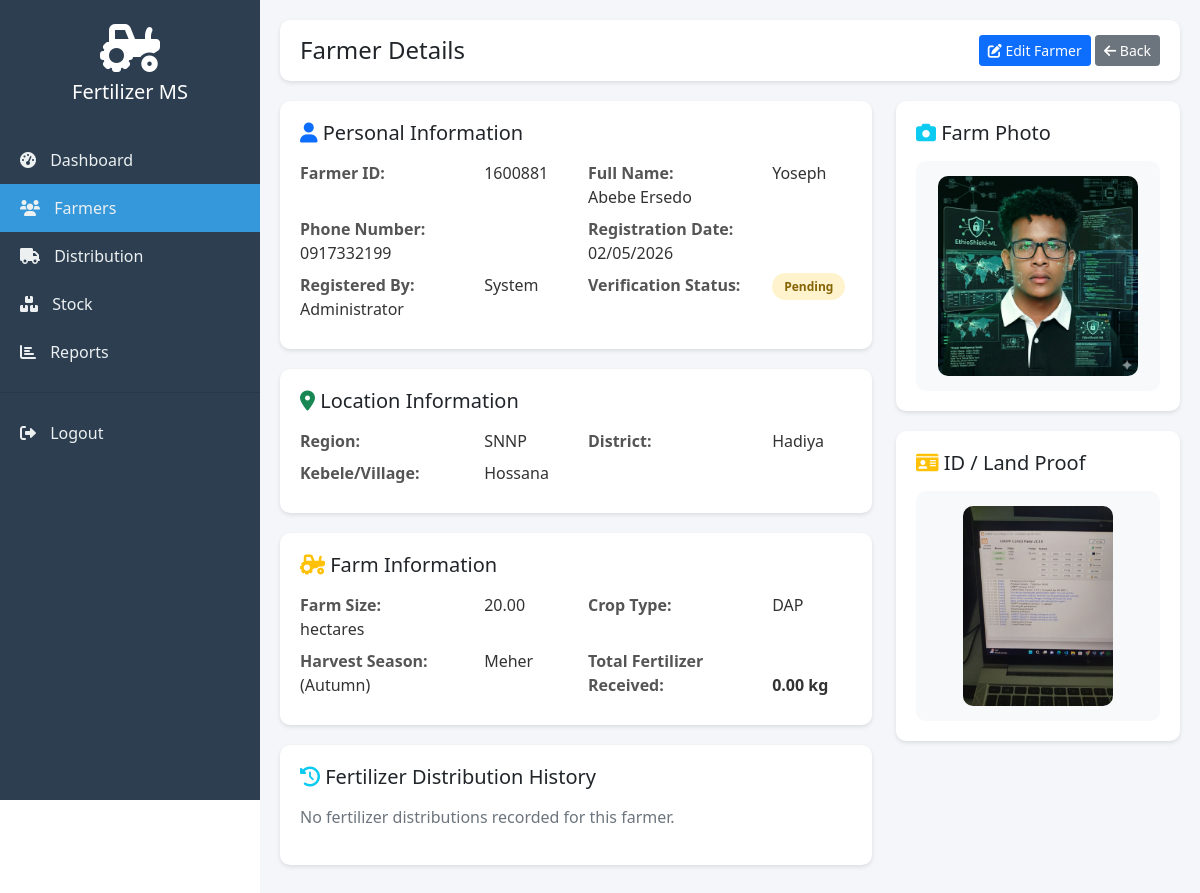
Before: /admin/view_farmer.php?id=6 (signed in) with the older database file.
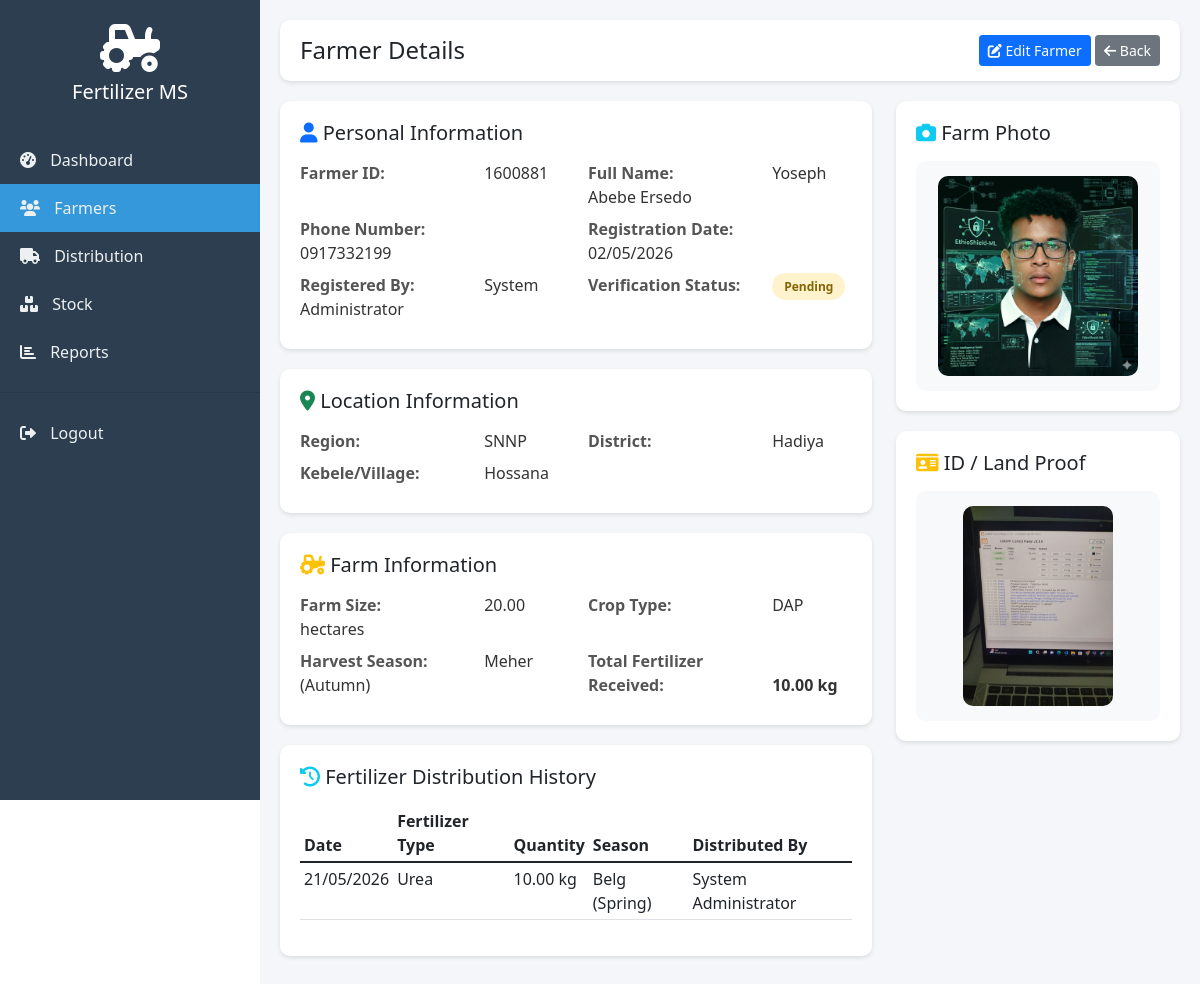
After: the same page with the newer database file.
### tables this page shows
CREATE TABLE `farmers` (
  `id` int(11) NOT NULL AUTO_INCREMENT,
  `farmer_id` varchar(50) NOT NULL,
  `full_name` varchar(100) NOT NULL,
  `region` varchar(100) NOT NULL,
  `district` varchar(100) NOT NULL,
  `kebele` varchar(100) NOT NULL,
  `farm_size` decimal(10,2) NOT NULL,
  `crop_type` varchar(100) NOT NULL,
  `harvest_season` varchar(50) NOT NULL,
  `phone` varchar(20) NOT NULL,
  `id_proof` varchar(255) DEFAULT NULL,
  `farm_photo` varchar(255) DEFAULT NULL,
  `verification_status` enum('pending','verified','rejected') DEFAULT 'pending',
  `created_by` int(11) DEFAULT NULL,
  `created_at` timestamp NOT NULL DEFAULT current_timestamp(),
  `updated_at` timestamp NULL DEFAULT NULL ON UPDATE current_timestamp(),
  PRIMARY KEY (`id`),
  UNIQUE KEY `farmer_id` (`farmer_id`),
  KEY `created_by` (`created_by`),
  CONSTRAINT `farmers_ibfk_1` FOREIGN KEY (`created_by`) REFERENCES `users` (`id`) ON DELETE SET NULL
);

CREATE TABLE `users` (
  `id` int(11) NOT NULL AUTO_INCREMENT,
  `name` varchar(100) NOT NULL,
  `email` varchar(100) NOT NULL,
  `password` varchar(255) NOT NULL,
  `role` enum('admin','officer') NOT NULL DEFAULT 'officer',
  `created_at` timestamp NOT NULL DEFAULT current_timestamp(),
  PRIMARY KEY (`id`),
  UNIQUE KEY `email` (`email`)
);

CREATE TABLE `distributions` (
  `id` int(11) NOT NULL AUTO_INCREMENT,
  `farmer_id` int(11) NOT NULL,
  `fertilizer_type_id` int(11) NOT NULL,
  `quantity` decimal(10,2) NOT NULL,
  `distribution_date` date NOT NULL,
  `season` varchar(50) DEFAULT NULL,
  `distributed_by` int(11) DEFAULT NULL,
  `created_at` timestamp NOT NULL DEFAULT current_timestamp(),
  PRIMARY KEY (`id`),
  KEY `farmer_id` (`farmer_id`),
  KEY `fertilizer_type_id` (`fertilizer_type_id`),
  KEY `distributed_by` (`distributed_by`),
  CONSTRAINT `distributions_ibfk_1` FOREIGN KEY (`farmer_id`) REFERENCES `farmers` (`id`) ON DELETE CASCADE,
  CONSTRAINT `distributions_ibfk_2` FOREIGN KEY (`fertilizer_type_id`) REFERENCES `fertilizer_types` (`id`) ON DELETE CASCADE,
  CONSTRAINT `distributions_ibfk_3` FOREIGN KEY (`distributed_by`) REFERENCES `users` (`id`) ON DELETE SET NULL
);

CREATE TABLE `fertilizer_types` (
  `id` int(11) NOT NULL AUTO_INCREMENT,
  `name` varchar(100) NOT NULL,
  `description` text DEFAULT NULL,
  `unit` varchar(20) DEFAULT 'kg',
  PRIMARY KEY (`id`)
);

### config/language.php (called while the page is built, shortened)
<?php
function getCurrentLanguage() {
    return $_SESSION['language'] ?? 'en';
}
?>

### config/database.php (called while the page is built, shortened)
<?php
function getConnection() {
    try {
        $conn = new mysqli(DB_HOST, DB_USER, DB_PASS, DB_NAME);
        $conn->set_charset("utf8mb4");
        return $conn;
    } catch (Exception $e) {
        die("Database connection error: " . $e->getMessage());
    }
}
function executeQuery($sql, $params = [], $types = "") {
    $conn = getConnection();
    $stmt = $conn->prepare($sql);
    if (!empty($params)) {
        $stmt->bind_param($types, ...$params);
    }
    $stmt->execute();
    $result = $stmt->get_result();
    return $result;
}
?>

### admin/view_farmer.php (the view, shortened to what this page needs)
<?php
require_once '../config/database.php';
require_once '../config/language.php';
$farmer_id = $_GET['id'];
$farmer_query = executeQuery("
    SELECT f.*, u.name as created_by_name
    FROM farmers f
    LEFT JOIN users u ON f.created_by = u.id
    WHERE f.id = ?
", [$farmer_id], 'i');
$farmer = $farmer_query->fetch_assoc();
$distributions = executeQuery("
    SELECT d.*, ft.name as fertilizer_name, u.name as distributed_by_name
    FROM distributions d
    JOIN fertilizer_types ft ON d.fertilizer_type_id = ft.id
    LEFT JOIN users u ON d.distributed_by = u.id
    WHERE d.farmer_id = ?
    ORDER BY d.distribution_date DESC
", [$farmer_id], 'i');
$total_received = executeQuery("
    SELECT SUM(quantity) as total
    FROM distributions
    WHERE farmer_id = ?
", [$farmer_id], 'i');
$total = $total_received->fetch_assoc();
?>
<!DOCTYPE html>
<html lang="<?php echo getCurrentLanguage(); ?>">
<head>
    <link href="https://cdn.jsdelivr.net/npm/bootstrap@5.1.3/dist/css/bootstrap.min.css" rel="stylesheet">
    <link rel="stylesheet" href="https://cdnjs.cloudflare.com/ajax/libs/font-awesome/6.0.0/css/all.min.css">
</head>
<body>
    <div class="sidebar">
        <div class="text-center py-4">
            <i class="fas fa-tractor fa-3x text-white"></i>
            <h5 class="text-white mt-2">Fertilizer MS</h5>
        </div>
        <nav class="nav flex-column">
            <a class="nav-link" href="dashboard.php">
                <i class="fas fa-tachometer-alt"></i> Dashboard
            </a>
            <a class="nav-link active" href="farmers.php">
                <i class="fas fa-users"></i> Farmers
            </a>
            <a class="nav-link" href="distribution.php">
                <i class="fas fa-truck"></i> Distribution
            </a>
            <a class="nav-link" href="stock.php">
                <i class="fas fa-boxes"></i> Stock
            </a>
            <a class="nav-link" href="reports.php">
                <i class="fas fa-chart-bar"></i> Reports
            </a>
            <hr>
            <a class="nav-link" href="../logout.php">
                <i class="fas fa-sign-out-alt"></i> Logout
            </a>
        </nav>
    </div>
    <div class="main-content">
        <div class="top-navbar d-flex justify-content-between align-items-center">
            <h4 class="mb-0">Farmer Details</h4>
            <div>
                <a href="edit_farmer.php?id=<?php echo $farmer_id; ?>" class="btn btn-primary btn-sm">
                    <i class="fas fa-edit"></i> Edit Farmer
                </a>
                <a href="farmers.php" class="btn btn-secondary btn-sm">
                    <i class="fas fa-arrow-left"></i> Back
                </a>
            </div>
        </div>
        <div class="row">
            <div class="col-md-8">
                <div class="info-card">
                    <h5 class="mb-3">
                        <i class="fas fa-user text-primary"></i> Personal Information
                    </h5>
                    <div class="row">
                        <div class="col-md-6 mb-2">
                            <span class="info-label">Farmer ID:</span>
                            <span class="info-value"><?php echo htmlspecialchars($farmer['farmer_id']); ?></span>
                        </div>
                        <div class="col-md-6 mb-2">
                            <span class="info-label">Full Name:</span>
                            <span class="info-value"><?php echo htmlspecialchars($farmer['full_name']); ?></span>
                        </div>
                        <div class="col-md-6 mb-2">
                            <span class="info-label">Phone Number:</span>
                            <span class="info-value"><?php echo htmlspecialchars($farmer['phone']); ?></span>
                        </div>
                        <div class="col-md-6 mb-2">
                            <span class="info-label">Registration Date:</span>
                            <span class="info-value"><?php echo date('d/m/Y', strtotime($farmer['created_at'])); ?></span>
                        </div>
                        <div class="col-md-6 mb-2">
                            <span class="info-label">Registered By:</span>
                            <span class="info-value"><?php echo htmlspecialchars($farmer['created_by_name'] ?? 'System'); ?></span>
                        </div>
                        <div class="col-md-6 mb-2">
                            <span class="info-label">Verification Status:</span>
                            <span class="status-badge status-<?php echo $farmer['verification_status']; ?>">
                                <?php echo ucfirst($farmer['verification_status']); ?>
                            </span>
                        </div>
                    </div>
                </div>
                <div class="info-card">
                    <h5 class="mb-3">
                        <i class="fas fa-map-marker-alt text-success"></i> Location Information
                    </h5>
                    <div class="row">
                        <div class="col-md-6 mb-2">
                            <span class="info-label">Region:</span>
                            <span class="info-value"><?php echo htmlspecialchars($farmer['region']); ?></span>
                        </div>
                        <div class="col-md-6 mb-2">
                            <span class="info-label">District:</span>
                            <span class="info-value"><?php echo htmlspecialchars($farmer['district']); ?></span>
                        </div>
                        <div class="col-md-6 mb-2">
                            <span class="info-label">Kebele/Village:</span>
                            <span class="info-value"><?php echo htmlspecialchars($farmer['kebele']); ?></span>
                        </div>
                    </div>
                </div>
                <div class="info-card">
                    <h5 class="mb-3">
                        <i class="fas fa-tractor text-warning"></i> Farm Information
                    </h5>
                    <div class="row">
                        <div class="col-md-6 mb-2">
                            <span class="info-label">Farm Size:</span>
                            <span class="info-value"><?php echo number_format($farmer['farm_size'], 2); ?> hectares</span>
                        </div>
                        <div class="col-md-6 mb-2">
                            <span class="info-label">Crop Type:</span>
                            <span class="info-value"><?php echo htmlspecialchars($farmer['crop_type']); ?></span>
                        </div>
                        <div class="col-md-6 mb-2">
                            <span class="info-label">Harvest Season:</span>
                            <span class="info-value"><?php echo htmlspecialchars($farmer['harvest_season']); ?></span>
                        </div>
                        <div class="col-md-6 mb-2">
                            <span class="info-label">Total Fertilizer Received:</span>
                            <span class="info-value"><strong><?php echo number_format($total['total'] ?? 0, 2); ?> kg</strong></span>
                        </div>
                    </div>
                </div>
                <div class="info-card">
                    <h5 class="mb-3">
                        <i class="fas fa-history text-info"></i> Fertilizer Distribution History
                    </h5>
                    <?php if($distributions->num_rows > 0): ?>
                    <div class="table-responsive">
                        <table class="table table-sm">
                            <thead>
                                <tr>
                                    <th>Date</th>
                                    <th>Fertilizer Type</th>
                                    <th>Quantity</th>
                                    <th>Season</th>
                                    <th>Distributed By</th>
                                </tr>
                            </thead>
                            <tbody>
                                <?php while($dist = $distributions->fetch_assoc()): ?>
                                <tr>
                                    <td><?php echo date('d/m/Y', strtotime($dist['distribution_date'])); ?></td>
                                    <td><?php echo htmlspecialchars($dist['fertilizer_name']); ?></td>
                                    <td><?php echo number_format($dist['quantity'], 2); ?> kg</td>
                                    <td><?php echo htmlspecialchars($dist['season']); ?></td>
                                    <td><?php echo htmlspecialchars($dist['distributed_by_name'] ?? 'System'); ?></td>
                                </tr>
                                <?php endwhile; ?>
                            </tbody>
                        </table>
                    </div>
                    <?php else: ?>
                    <p class="text-muted">No fertilizer distributions recorded for this farmer.</p>
                    <?php endif; ?>
                </div>
            </div>
            <div class="col-md-4">
                <div class="info-card">
                    <h5 class="mb-3">
                        <i class="fas fa-camera text-info"></i> Farm Photo
                    </h5>
                    <div class="photo-container">
                        <?php if($farmer['farm_photo'] && file_exists('../assets/uploads/' . $farmer['farm_photo'])): ?>
                            <img src="../assets/uploads/<?php echo $farmer['farm_photo']; ?>" alt="Farm Photo" class="img-fluid">
                        <?php else: ?>
                            <i class="fas fa-image fa-4x text-muted"></i>
                            <p class="text-muted mt-2">No farm photo uploaded</p>
                        <?php endif; ?>
                    </div>
                </div>
                <div class="info-card">
                    <h5 class="mb-3">
                        <i class="fas fa-id-card text-warning"></i> ID / Land Proof
                    </h5>
                    <div class="photo-container">
                        <?php if($farmer['id_proof']): ?>
                            <?php
                            $ext = pathinfo($farmer['id_proof'], PATHINFO_EXTENSION);
                            if(in_array($ext, ['jpg', 'jpeg', 'png'])):
                            ?>
                                <img src="../assets/uploads/<?php echo $farmer['id_proof']; ?>" alt="ID Proof" class="img-fluid">
                            <?php endif; ?>
                        <?php else: ?>
                            <i class="fas fa-file-alt fa-4x text-muted"></i>
                            <p class="text-muted mt-2">No document uploaded</p>
                        <?php endif; ?>
                    </div>
                </div>
            </div>
        </div>
    </div>
</body>
</html>

### admin/view_farmer.php (style rules this page uses)
.sidebar { min-height: 100vh; background: #2c3e50; position: fixed; left: 0; top: 0; width: 260px; }
.sidebar .nav-link { color: #ecf0f1; padding: 12px 20px; display: block; }
.sidebar .nav-link.active { background: #3498db; }
.sidebar .nav-link i { margin-right: 10px; }
.main-content { margin-left: 260px; padding: 20px; background: #f4f6f9; min-height: 100vh; }
.top-navbar { background: white; padding: 15px 20px; border-radius: 10px; margin-bottom: 20px; box-shadow: 0 2px 4px rgba(0,0,0,0.1); }
.info-card { background: white; border-radius: 10px; padding: 20px; margin-bottom: 20px; box-shadow: 0 2px 4px rgba(0,0,0,0.1); }
.info-label { font-weight: bold; color: #555; width: 180px; display: inline-block; }
.info-value { color: #333; }
.status-badge { padding: 5px 12px; border-radius: 20px; font-size: 12px; font-weight: bold; }
.status-pending { background: #fff3cd; color: #856404; }
.photo-container { text-align: center; padding: 15px; background: #f8f9fa; border-radius: 10px; }
.photo-container img { max-width: 100%; max-height: 200px; border-radius: 10px; }

Changed rows visible on the page:
added distributions: distribution_date "21/05/2026", fertilizer_type.name "Urea", quantity "10.00", season "Belg (Spring)", distributed_by.name "System Administrator"
Other visible differences:
$total['total']: "0.00" → "10.00"
text no longer shown: "No fertilizer distributions recorded for this farmer."
text now shown: "Date Fertilizer Type Quantity Season Distributed By"
